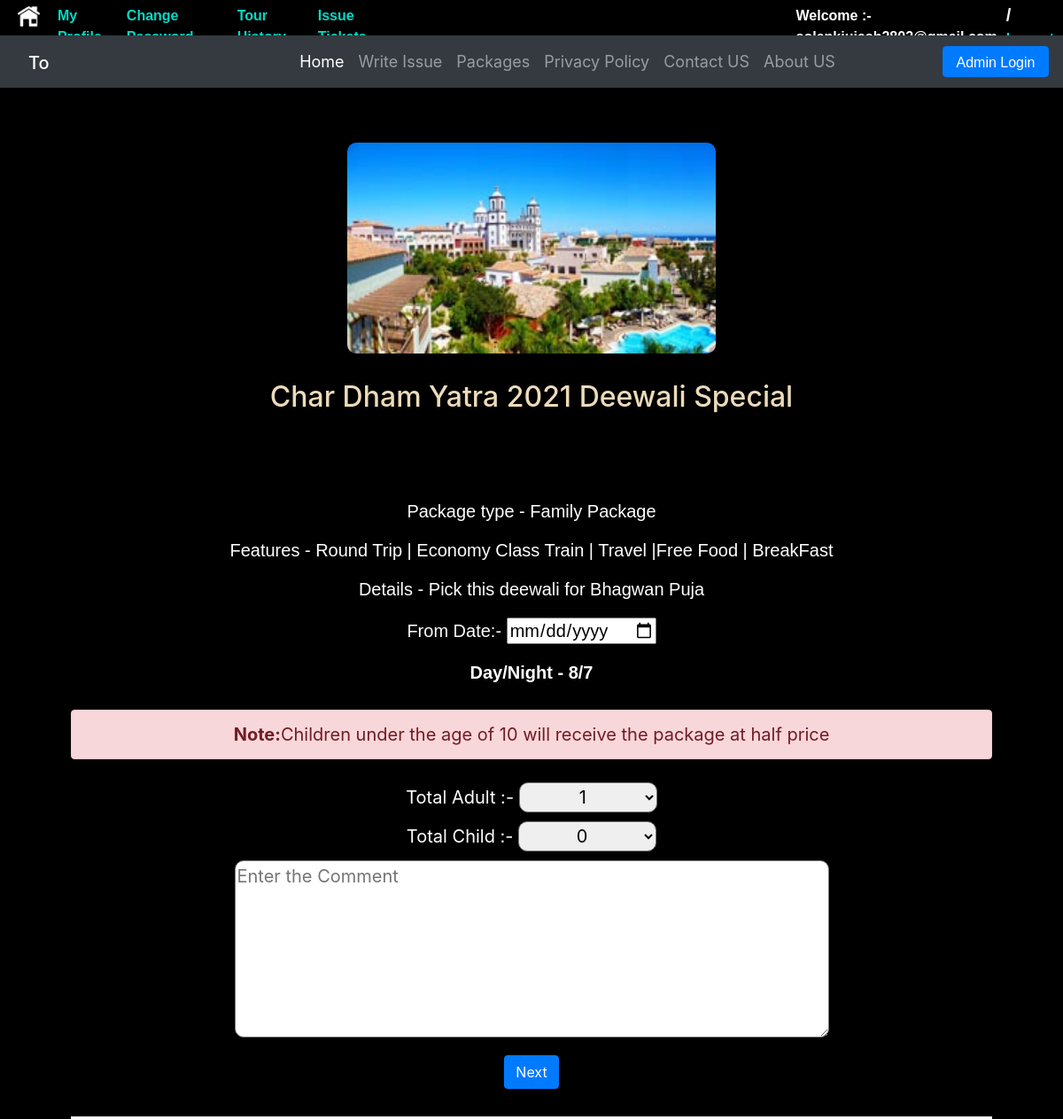
Screenshot of /PhpFile/Packagelist.php?PackageId=1 (signed in) with the database file from the repository.
### tables this page shows
CREATE TABLE `tbltourpackages` (
  `PackageId` int(11) NOT NULL,
  `PackageName` varchar(222) NOT NULL,
  `PackageType` varchar(134) NOT NULL,
  `PackageLocation` varchar(111) NOT NULL,
  `PackagePrice` int(11) NOT NULL,
  `Day/Night` varchar(100) NOT NULL,
  `PackageFetures` varchar(233) NOT NULL,
  `PackageDetails` mediumtext NOT NULL,
  `PackageImage` varchar(100) NOT NULL,
  `Creationdate` timestamp NOT NULL DEFAULT current_timestamp(),
  `UpdationDate` timestamp NULL DEFAULT NULL ON UPDATE current_timestamp()
);

### PhpFile/Packagelist.php (the view, shortened to what this page needs)
<?php
include "connection.php";
include "header.php";
?>
<html>
  <head>
    <link rel="stylesheet" href="https://maxcdn.bootstrapcdn.com/bootstrap/4.0.0/css/bootstrap.min.css">
    <link rel="stylesheet" href="http://localhost/Project/tourism/PhpFile/myProject.css">
    <link rel="stylesheet" href="Packagelist.css">
  </head>
  <body>
    <div id="Packages" class="Packages">
    <form action="http://localhost/Project/tourism/PhpFile/packageBook.php" method="POST" >
   <?php
   $id = $_GET['PackageId'];
$sql = "Select * from `tbltourpackages`";
$result = mysqli_query($conn,$sql);
while ($row = mysqli_fetch_assoc($result)){
    if ($row['PackageId'] == $id) {
echo '<div class="mycard1 ">';
echo '<img src="http://localhost/ujash/Project/tourism/admin/pacakgeimages/'.$row["PackageImage"].'">';
echo "<h2>".$row['PackageName']."</h2><br>";
echo '<h4>'.$row['PackageLocation']."</h4><br>";
echo "<h5>Package type - ".$row['PackageType']."<br></h5>";
echo "<h5>Features - ".$row['PackageFetures']."<br></h5>";
echo "<h5>Details - ".$row['PackageDetails']."<br></h5>";
echo '<h5>From Date:- <input type="date" name="fdate" min="'.date('Y-m-d', strtotime('+2 week')).'"></h5>';
echo "<h5><b>Day/Night - ".$row['Day/Night']."</b><br></h5>";
echo '<div id="PackageDate">';
echo '<div class="alert alert-danger"><b>Note:</b>Children under the age of 10 will receive the package at half price </div>';
echo 'Total Adult :- <select  width="300px" name="Passengers">
<option selected value="1">1</option>
<option value="2">2</option>
<option value="3">3</option>
<option value="4">4</option>
<option value="5">5</option>
</select> <br>';
echo 'Total Child :- <select  width="300px" name="PassengersChild">
<option selected value="0">0</option>
<option value="1">1</option>
<option value="2">2</option>
<option value="3">3</option>
<option value="4">4</option>
<option value="5">5</option>
</select> <br>';
echo "</div>";
echo '<textarea name="Comment" row="10" cols="50" placeholder="Enter the Comment"></textarea><br>';
echo '<a href="http://localhost/Project/tourism/PhpFile/packageBook.php"><input type="submit" class="btn btn-primary" Value="Next" name="next"></a>';
echo "</div>";
}
}
?>
</div>
    <script src="https://maxcdn.bootstrapcdn.com/bootstrap/4.0.0/js/bootstrap.min.js"></script>  </body>
</html>

### PhpFile/myProject.css (style rules this page uses)
body { color: white; margin: 0; padding: 0; background-color: black; }
form { background-color: white; color: black; padding: 20px; border-radius: 8px; z-index: -1111; }
.mycard1 { margin: 20px; width: 30%; text-align: center; height: 40%; }
.mycard1 h5 { font-family:Verdana, Geneva, Tahoma, sans-serif; opacity: 0.7; }
.mycard1 img { border-radius: 10px; height: 50%; width: 100%; }

### PhpFile/Packagelist.css (style rules this page uses)
.mycard1 { margin: auto; margin-top: 40px; width: 90%; height: 60%; border: 2px solid black; }
.mycard1 img { width: 40%; }
.mycard1 h2 { margin: 30px; color: #ECDBBA; }
.mycard1 h5 { margin: 20px; color: white; opacity: 1; }
textarea { margin-bottom: 20px; margin-top: 10px; border-radius: 10px; height: 200px; font-size: 20px; }
form { background-color: black; color: white; }
.alert { margin-top:30px; font-size:20px; }
#PackageDate { margin-top:20px; font-size:20px; }

### PhpFile/Packagelist.php (style rules this page uses)
a { text-decoration :none; color:white; }
select { margin-top:10px; border-radius:10px; width:15%; height:34px; text-align:center; }

### rows the page displays
tbltourpackages: PackageImage (picture), PackageName "Char Dham Yatra 2021 Deewali Special", PackageType "Family Package", PackageFetures "Round Trip | Economy Class Train | Travel |Free Food | BreakFast", PackageDetails "Pick this deewali for Bhagwan Puja", value "8/7"
